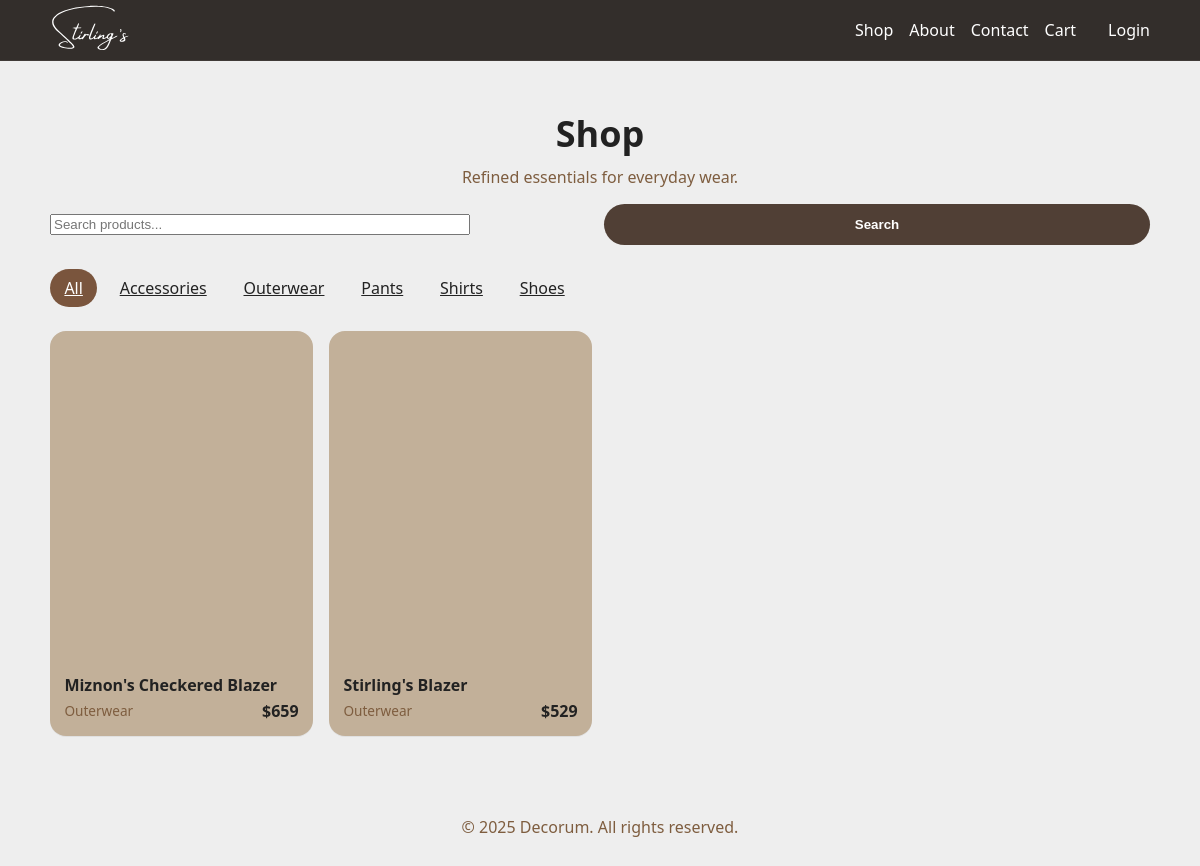
/products.php, run on the app's committed database.
### tables this page shows
CREATE TABLE categories (
  id INT AUTO_INCREMENT PRIMARY KEY,
  name VARCHAR(100) NOT NULL UNIQUE,
  slug VARCHAR(100) NOT NULL UNIQUE,
  description TEXT,
  is_active TINYINT(1) NOT NULL DEFAULT 1,
  created_at DATETIME NOT NULL DEFAULT CURRENT_TIMESTAMP
);

CREATE TABLE products (
  id INT AUTO_INCREMENT PRIMARY KEY,
  category_id INT NOT NULL,
  name VARCHAR(200) NOT NULL,
  slug VARCHAR(200) NOT NULL UNIQUE,
  description TEXT,
  price DECIMAL(10,2) NOT NULL,
  stock_quantity INT NOT NULL DEFAULT 0,
  brand VARCHAR(100),
  material VARCHAR(100),
  image_filename VARCHAR(255),
  is_active TINYINT(1) NOT NULL DEFAULT 1,
  is_featured TINYINT(1) NOT NULL DEFAULT 0,
  created_at DATETIME NOT NULL DEFAULT CURRENT_TIMESTAMP,
  updated_at DATETIME NOT NULL DEFAULT CURRENT_TIMESTAMP ON UPDATE CURRENT_TIMESTAMP,
  FOREIGN KEY (category_id) REFERENCES categories(id),
  INDEX(category_id),
  INDEX(is_active),
  INDEX(is_featured)
);

### products.php (the view, shortened to what this page needs)
<?php
$q = isset($_GET['q']) ? trim($_GET['q']) : '';
$cat = isset($_GET['cat']) ? trim($_GET['cat']) : '';
$categories = [];
$conn = getDBConnection();
$cres = $conn->query("SELECT id, name, slug FROM categories WHERE is_active = 1 ORDER BY name");
if ($cres) {
  while ($row = $cres->fetch_assoc()) { $categories[] = $row; }
}
$where = ['p.is_active = 1'];
$sql = 'SELECT p.id, p.name, p.slug, p.price, p.image_filename, c.name AS category_name, c.slug AS category_slug
        FROM products p INNER JOIN categories c ON p.category_id = c.id
        WHERE ' . implode(' AND ', $where) . ' ORDER BY p.created_at DESC';
$stmt = $conn->prepare($sql);
$stmt->execute();
$res = $stmt->get_result();
$products = $res ? $res->fetch_all(MYSQLI_ASSOC) : [];
require __DIR__ . '/partials/header.php';
?>
<main id="main">
  <section class="shop-hero container" aria-label="Shop">
    <h1 class="shop-title">Shop</h1>
    <p class="shop-subtitle">Refined essentials for everyday wear.</p>
    <form method="GET" action="products.php" class="form-row" style="margin-top:1rem; gap:.5rem; align-items:center;">
      <input type="search" name="q" value="<?php echo htmlspecialchars($q); ?>" placeholder="Search products..." style="flex:1; max-width:420px;">
      <button type="submit" class="btn-secondary">Search</button>
    </form>
  </section>
  <nav class="category-filter container" aria-label="Browse by category">
    <ul class="category-filter__list" role="tablist">
      <li role="presentation">
        <a class="category-filter__button<?php echo $cat === '' ? ' is-active' : ''; ?>" role="tab" aria-selected="<?php echo $cat === '' ? 'true' : 'false'; ?>" href="products.php<?php echo $q !== '' ? ('?q=' . urlencode($q)) : ''; ?>">All</a>
      </li>
<?php foreach ($categories as $c): ?>
      <li role="presentation">
        <a
          class="category-filter__button<?php echo $cat === $c['slug'] ? ' is-active' : ''; ?>"
          role="tab"
          aria-selected="<?php echo $cat === $c['slug'] ? 'true' : 'false'; ?>"
          href="products.php?cat=<?php echo urlencode($c['slug']); ?><?php echo $q !== '' ? ('&q=' . urlencode($q)) : ''; ?>"
        ><?php echo htmlspecialchars($c['name']); ?></a>
      </li>
<?php endforeach; ?>
    </ul>
  </nav>
  <section class="products container">
    <?php if (empty($products)): ?>
      <div class="notice" style="margin-top:.5rem;">No products found.</div>
    <?php else: ?>
    <div class="products-grid">
<?php foreach ($products as $p): ?>
      <article class="product-card">
        <a href="product.php?slug=<?php echo urlencode($p['slug']); ?>" class="product-card__link" aria-label="View <?php echo htmlspecialchars($p['name']); ?>">
          <div class="product-card__image" aria-hidden="true" style="<?php echo $p['image_filename'] ? 'background-image:url(' . htmlspecialchars($p['image_filename']) . '); background-size:cover; background-position:center;' : ''; ?>"></div>
          <div class="product-card__body">
            <h3 class="product-card__title"><?php echo htmlspecialchars($p['name']); ?></h3>
            <div class="product-card__meta">
              <span class="product-card__category"><?php echo htmlspecialchars($p['category_name']); ?></span>
              <span class="product-card__price">$<?php echo number_format((float)$p['price']); ?></span>
            </div>
          </div>
        </a>
      </article>
<?php endforeach; ?>
    </div>
    <?php endif; ?>
  </section>
</main>
<?php require __DIR__ . '/partials/footer.php'; ?>

### partials/header.php (shortened to what this page needs)
<!doctype html>
<html lang="en">
  <head>
    <link rel="stylesheet" href="assets/css/main.css">
  </head>
  <body>
    <header class="site-header" role="banner">
      <div class="container nav">
        <a class="logo" href="index.php"><img src="assets/images/logo.svg" alt="Stirling's Logo" style="width: 80px; height: 80px;"></a>
        <nav id="primary-nav" class="nav__menu" role="navigation">
          <ul class="nav__list">
            <li><a href="products.php">Shop</a></li>
            <li><a href="about.php">About</a></li>
            <li><a href="about.php#contact">Contact</a></li>
            <li><a href="cart.php" class="nav__cart" aria-label="View cart">Cart</a></li>
            <br>
            <?php if (isset($_SESSION['customer_id'])): ?>
            <li><a href="profile.php">Profile</a></li>
            <?php else: ?>
            <li><a href="login.php">Login</a></li>
            <?php endif; ?>
          </ul>
        </nav>
      </div>
    </header>

### partials/footer.php (shortened to what this page needs)
    <footer class="site-footer" role="contentinfo">
      <div class="container footer">
        <p class="muted">© <?php echo date('Y'); ?> Decorum. All rights reserved.</p>
      </div>
    </footer>
  </body>
</html>

### assets/css/main.css (style rules this page uses)
:root { --bg: #eeeeee; --card: #c2b099; --text: #222222; --muted: #7e5d3f; --orange-bright: #FA6000; --orange-light: #FFAB40; --orange-dark: #CF6523; --brown-1: #7A553D; --brown-2: #503F35; --brown-3: #332E2B; --nav-hover: var(--brown-3); }
body { margin: 0; font-family: system-ui, -apple-system, Segoe UI, Roboto, sans-serif; background: var(--bg); color: var(--text); align-items: center; justify-content: center; }
.container { width: min(1100px, 92vw); margin: 0 auto; }
.site-header { position: sticky; top: 0; height: 60px; display: flex; align-items: center; background: transparent; backdrop-filter: blur(8px); border-bottom: 1px solid rgba(255,255,255,.06); transition: background-color .2s ease, border-color .2s ease; }
.nav { display: flex; justify-content: space-between; align-items: center; padding: 1rem; padding: 0 1rem; }
.nav__list { list-style: none; display: flex; gap: 1rem; margin: 0; padding: 0; }
.nav__list a { color: var(--text); text-decoration: none; transition: color .2s ease; }
.site-footer { text-align: center; padding: 1rem; margin-top: 2rem; color: var(--muted); }
.shop-hero { padding: 3rem 1rem 1rem; text-align: center; }
.shop-title { margin: 0; font-size: clamp(1.75rem, 3vw, 2.25rem); }
.shop-subtitle { margin: .5rem 0 0; color: var(--muted); }
.category-filter { padding: 1rem; }
.category-filter__list { list-style: none; display: flex; flex-wrap: wrap; gap: .5rem; margin: 0; padding: 0; }
.category-filter__button { appearance: none; border: none; background: transparent; color: var(--text); padding: .5rem .9rem; border-radius: 999px; cursor: pointer; transition: background-color .2s ease, color .2s ease, border-color .2s ease; }
.category-filter__button.is-active { background: var(--brown-1); color: #ffffff; border-color: transparent; }
.products { padding: 1rem; }
.products-grid { display: grid; gap: 1rem; grid-template-columns: repeat(4, minmax(0, 1fr)); }
.product-card { background: var(--card); border-radius: 1rem; overflow: hidden; box-shadow: 0 1px 0 rgba(0,0,0,.06); transition: transform .18s ease, box-shadow .18s ease; }
.product-card__link { display: block; color: inherit; text-decoration: none; }
.product-card__image { aspect-ratio: 4 / 5; background: linear-gradient(135deg, rgba(255,255,255,.06), rgba(0,0,0,.08)); }
.product-card__body { padding: .9rem; }
.product-card__title { margin: 0 0 .25rem 0; font-size: 1rem; }
.product-card__meta { display: flex; justify-content: space-between; align-items: center; gap: .5rem; color: var(--text); }
.product-card__category { font-size: .85rem; color: var(--muted); }
.product-card__price { font-weight: 600; }
.form-row { display: grid; grid-template-columns: 1fr 1fr; gap: 1rem; }
:root { --success: #28a745; --error: #dc3545; }
.btn-secondary { display: inline-block; padding: .8rem 1.2rem; background: var(--brown-2); color: #ffffff; text-decoration: none; border-radius: 999px; font-weight: 600; border: none; cursor: pointer; transition: background-color .2s ease; }

### data on the page
categories: name "Accessories"
categories: name "Outerwear"
categories: name "Pants"
categories: name "Shirts"
categories: name "Shoes"
products: name "Miznon's Checkered Blazer", category.name "Outerwear", price "659"
products: name "Stirling's Blazer", category.name "Outerwear", price "529"
